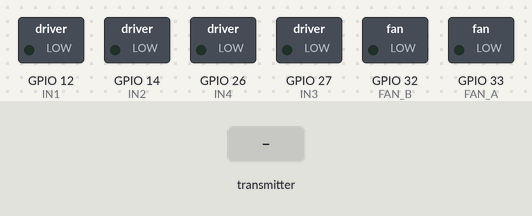
A sketch run on a simulated ESP32. Shown: switched loads named in the sketch (green lamp = pin HIGH). The test bench sets the inputs (shaded band). What the sketch prints to the serial monitor is not drawn.

Above: at 1.2 s.
1.3 s: the transmitter starts sending command = 1
At 2.5 s:
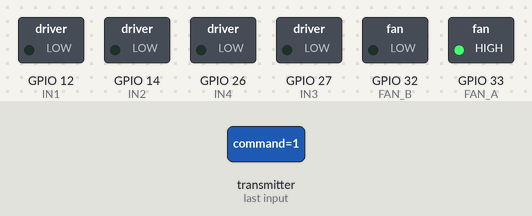
2.8 s: the transmitter starts sending command = 0
At 3.7 s:
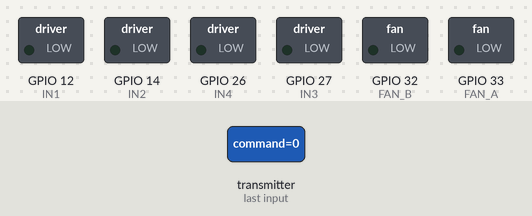
Timing chart, 0 to 5.8 s (numbered marks = the images above; inputs shaded):
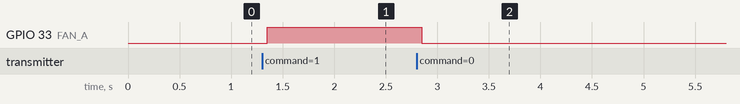

The sketch:

Reciever_ino_copy_20260506195548.ino
```cpp
/*
   THE DR. STRANGE TANK - RECEIVER CODE (CAR)
   UPDATED FOR ESP32 BOARD VERSION 3.0+
*/

#include <esp_now.h>
#include <WiFi.h>

// --- PIN DEFINITIONS ---

// MOTOR A (Right Wheels)
const int ENA = 13;
const int IN1 = 12;
const int IN2 = 14;

// MOTOR B (Left Wheels)
const int ENB = 25;
const int IN3 = 27;
const int IN4 = 26;

// FAN MOTOR (Driver 2)
const int FAN_A = 33;
const int FAN_B = 32;

// --- ESP-NOW STRUCTURE ---
typedef struct struct_message {
  char command;
} struct_message;

struct_message myData;

// --- HELPER FUNCTIONS DECLARATION ---
void moveCar(int in1, int in2, int in3, int in4);
void controlFan(int speed);

// --- CALLBACK FUNCTION ---
void OnDataRecv(const esp_now_recv_info_t * info, const uint8_t *incomingData, int len) {
  memcpy(&myData, incomingData, sizeof(myData));

  char cmd = myData.command;

  // --- COMMAND HANDLING ---
  switch (cmd) {
    case 'F': // Forward
      moveCar(HIGH, LOW, HIGH, LOW);
      break;

    case 'B': // Backward
      moveCar(LOW, HIGH, LOW, HIGH);
      break;

    case 'L': // Left Turn
      moveCar(LOW, HIGH, HIGH, LOW);
      break;

    case 'R': // Right Turn
      moveCar(HIGH, LOW, LOW, HIGH);
      break;

    case 'S': // Stop Car
      moveCar(LOW, LOW, LOW, LOW);
      break;

    // --- FAN COMMANDS ---
    case '1': // Fan Speed Low
      controlFan(150);
      break;

    case '2': // Fan Speed High
      controlFan(255);
      break;

    case '3': // Fan OFF
      controlFan(0);
      break;

    case '0': // EMERGENCY STOP
      moveCar(LOW, LOW, LOW, LOW);
      controlFan(0);
      break;
  }
}

void setup() {
  Serial.begin(115200);

  // Set Pins
  pinMode(IN1, OUTPUT); pinMode(IN2, OUTPUT);
  pinMode(IN3, OUTPUT); pinMode(IN4, OUTPUT);
  pinMode(FAN_A, OUTPUT); pinMode(FAN_B, OUTPUT);

  // Init ESP-NOW
  WiFi.mode(WIFI_STA);
  if (esp_now_init() != ESP_OK) {
    Serial.println("Error initializing ESP-NOW");
    return;
  }

  // Register Callback
  esp_now_register_recv_cb(OnDataRecv);

  Serial.println("CAR READY. Waiting for Glove...");
}

void loop() {
  delay(100);
}

// --- HELPER FUNCTIONS ---

void moveCar(int in1, int in2, int in3, int in4) {
  digitalWrite(IN1, in1);
  digitalWrite(IN2, in2);
  digitalWrite(IN3, in3);
  digitalWrite(IN4, in4);
}

void controlFan(int speed) {
  if (speed == 0) {
    digitalWrite(FAN_A, LOW);
    digitalWrite(FAN_B, LOW);
  } else {
    digitalWrite(FAN_A, HIGH);
    digitalWrite(FAN_B, LOW);
  }
}
```

Measured:
- after the input at 1.3 s, GPIO 33 (FAN_A): LOW → HIGH after 0.05 s
- after the input at 2.8 s, GPIO 33 (FAN_A): HIGH → LOW after 0.05 s
